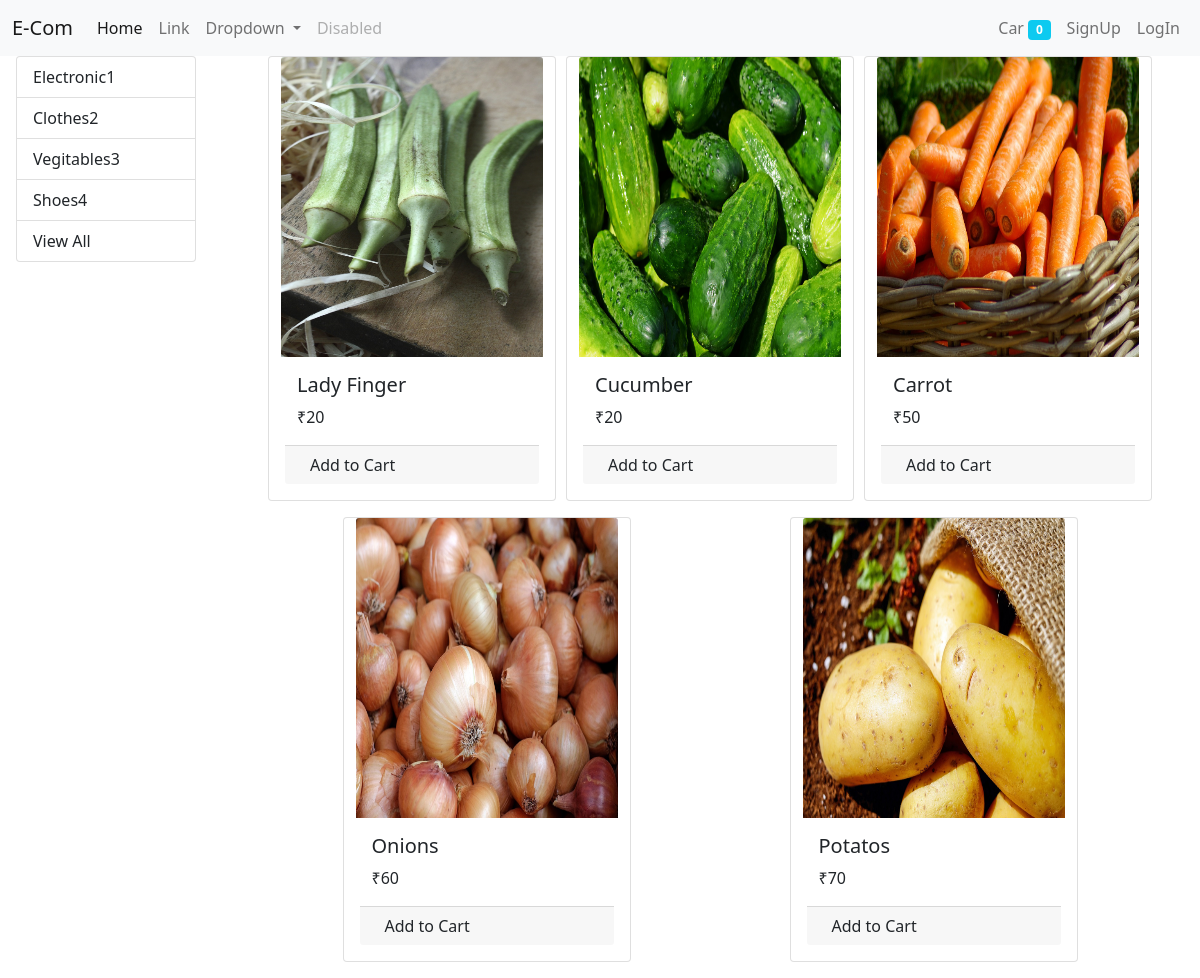
Screenshot of /?category=3 with the database file from the repository.
### myStore/models.py (models this page shows, shortened)
class Category(models.Model):
    name=models.CharField(max_length=50)
    @staticmethod
    def get_all_categories():
        return Category.objects.all()

class Product(models.Model):
    name=models.CharField(max_length=50)
    category=models.ForeignKey(Category, on_delete=models.CASCADE)
    price=models.IntegerField()
    description=models.CharField(max_length=200)
    product_images=models.ImageField(upload_to='uploads/products/')
    @staticmethod
    def get_all_products_by_id(category_id):
       if category_id:
            return Product.objects.filter(category=category_id)
       else:
            return Product.get_all_products()

### myStore/views/home.py (the view, shortened to what this page needs)
# urls.py: path('', home.Home.as_view(), name='homePage'),
class Home(View):
    def get(self, request):
        cart=request.session.get('cart')
        if not cart:
            request.session['cart']={}
        products=None
        categories=Category.get_all_categories()
        category_id=request.GET.get('category')
        if category_id:
            products=Product.get_all_products_by_id(category_id)
        else:
            products=Product.get_all_products()
        data={
            'products':products,
            'categories':categories
        }
        return render(request, 'home/index.html', context=data)

### myStore/templatetags/cart.py (called while the page is built)
@register.filter(name='is_in_cart')
def is_in_cart(product, cart):
    keys=cart.keys()
    for id in keys:
        if int(id)==product.id:
            return True
    return False

### myStore/templatetags/custom_filter.py (called while the page is built)
@register.filter(name='currency')
def currency(num):
    res="₹"+str(num)
    return res

### myStore/templates/home/index.html (shortened to what this page needs)
{% extends "base.html" %}
{% block content %}
{% load cart %}
{% load custom_filter %}
    <div class="row" >
        <div id="filter" class='col-lg-2 ms-3'>
            <div class="list-group">
                {% for category in categories %}
                    <a href="/?category={{category.id}}" class="list-group-item list-group-item-action">
                        {{ category.name }}{{ category.id }}
                    </a>
                {% endfor %}
                <a href="/" class="list-group-item list-group-item-action">
                    View All
                </a>
            </div>
        </div>
        <div id="products" class='col-lg-9 mx-auto'>
                <div class="row mx-auto">
                    {% for product in products %}
                        <div  class='card mx-auto mb-3 ' id='{{product.id}}' style="width: 18rem;">
                            <img src="{{product.product_images.url}}" height='300' width='auto'  class="card-img-top" alt="...">
                            <div class="card-body">
                                <h5 class="card-title">{{product.name}}</h5>
                                    <p class="card-text">{{ product.price|currency }}</p>
                                    <div class="card-footer p-0 row ">
                                        {% if product|is_in_cart:request.session.cart %}
                                        <div class="row no-gutters">
                                            <form action="/#{{product.id}}" class="col-1" method="post">
                                                {% csrf_token %}
                                                <input type="text" hidden name="product" value='{{product.id}}'>
                                                <input type="text" hidden name="remove" value='True'>
                                                <input type="submit" name="" value=" - " id=""class="col-2 btn btn-secondary">
                                            </form>
                                            <div class="text-center col">
                                                {{product|cart_quantity:request.session.cart}} in cart
                                            </div>
                                            <form action="/#{{product.id}}" class="col-1" method="post">
                                                {% csrf_token %}
                                                <input type="text" hidden name="product" value='{{product.id}}'>
                                                <input type="submit" name="" value=" + " id=""class="col-2 btn btn-secondary">
                                            </form>
                                        </div>
                                        {%else %}
                                        <form action="/#{{product.id}}" method="POST">
                                            <input type="submit" class='btn btn-block' value='Add to Cart'>
                                        </form>
                                        {% endif %}
                                    </div>
                            </div>
                        </div>
                    {% endfor %}
                </div>
        </div>
    </div>
    {% endblock %}

### rows the page displays
Category: name "Electronic", id "1"
Category: name "Clothes", id "2"
Category: name "Vegitables", id "3"
Category: name "Shoes", id "4"
Product: product_images (picture), name "Lady Finger", price "₹20"
Product: product_images (picture), name "Cucumber", price "₹20"
Product: product_images (picture), name "Carrot", price "₹50"
Product: product_images (picture), name "Onions", price "₹60"
Product: product_images (picture), name "Potatos", price "₹70"

### other values shown
{{ request.session.cart.keys|length }} "0"
